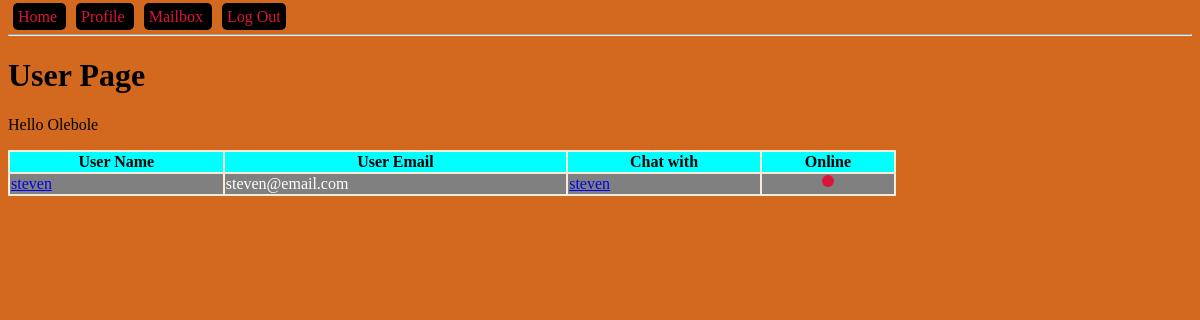
The app's page /profile (signed in) with its own data.
### models.py (models this page shows, shortened)
class User(db.Model):
    id = db.Column(db.Integer, primary_key=True, autoincrement=True)
    name = db.Column(db.String(150))
    email = db.Column(db.String(150), unique=True)
    password = db.Column(db.String(100))
    admin = db.Column(db.BOOLEAN, default=False)
    online = db.Column(db.BOOLEAN, default=False)
    sent_messages = db.relationship('Message', backref='sender', lazy=True)
    recv_messages = db.relationship('Message', secondary=message_recv, lazy='subquery',
                                    backref=db.backref('receivers', lazy=True))

### blueprints/user/__init__.py (the view)
@bp_user.get('/profile')
@login_required
def user_get():
    users = get_all_but_current_user()
    return render_template("user.html", users=users)

### app.py (called while the page is built)
def create_app():
    app = Flask(__name__)
    app.config['SECRET_KEY'] = '123secret'
    app.config['SQLALCHEMY_TRACK_MODIFICATIONS'] = False
    app.config['SQLALCHEMY_DATABASE_URI'] = 'sqlite:///db.sqlite'
    db.init_app(app)
    login_manager = LoginManager()
    login_manager.init_app(app)
    @login_manager.user_loader
    def load_user(user_id):
        from models import User
        return User.query.filter_by(id=user_id).first()
    from blueprints.open import bp_open
    app.register_blueprint(bp_open)
    from blueprints.user import bp_user
    app.register_blueprint(bp_user)
    from blueprints.api import bp_api
    app.register_blueprint(bp_api, url_prefix='/api/v1.0')
    from blueprints.admin import bp_admin
    app.register_blueprint(bp_admin)
    return app

### controllers/user_controller.py (called while the page is built)
def get_all_but_current_user():
    from models import User
    user = current_user
    return User.query.filter(User.id != user.id).all()

### templates/user.html (shortened to what this page needs)
{% extends "base-template.html" %}
{% block content %}
    <h1 id="main-heading">User Page</h1>
    <p>Hello {{ current_user.name }}</p>
    <table>
        <tr>
            <th>User Name</th>
            <th>User Email</th>
            <th>Chat with</th>
            <th>Online</th>
        </tr>
        {% for user in users %}
            <tr>
                <td><a href="{{ url_for('bp_user.message_get', user_id=user.id) }}">{{ user.name }}</a></td>
                <td>{{ user.email }}</td>
                <td><a href="{{ url_for('bp_user.chat_get', user_id=user.id) }}">{{ user.name }}</a></td>
                <td class="center-content">
                    {% if user.online %}
                        <div class="circle online"></div>
                    {% else %}
                        <div class="circle offline"></div>
                    {% endif %}
                </td>
            </tr>
        {% endfor %}
    </table>
{% endblock %}

### static/css/main.css (style rules this page uses)
body { background-color: chocolate; }
table { width: 75%; background-color: antiquewhite; }
th { background: aqua; }
tr:nth-child(odd) { background: darkgrey; }
tr:nth-child(even) { background: grey; color: white; }
.center-content { display:flex; align-items: center; align-content: center; }
.circle { margin: 0 auto; width: 12px; height: 12px; border-radius: 50%; }
.offline { background: crimson; }

### records on screen
User: name "Olebole"
User: name "steven", email "steven@email.com", online False (drawn)
